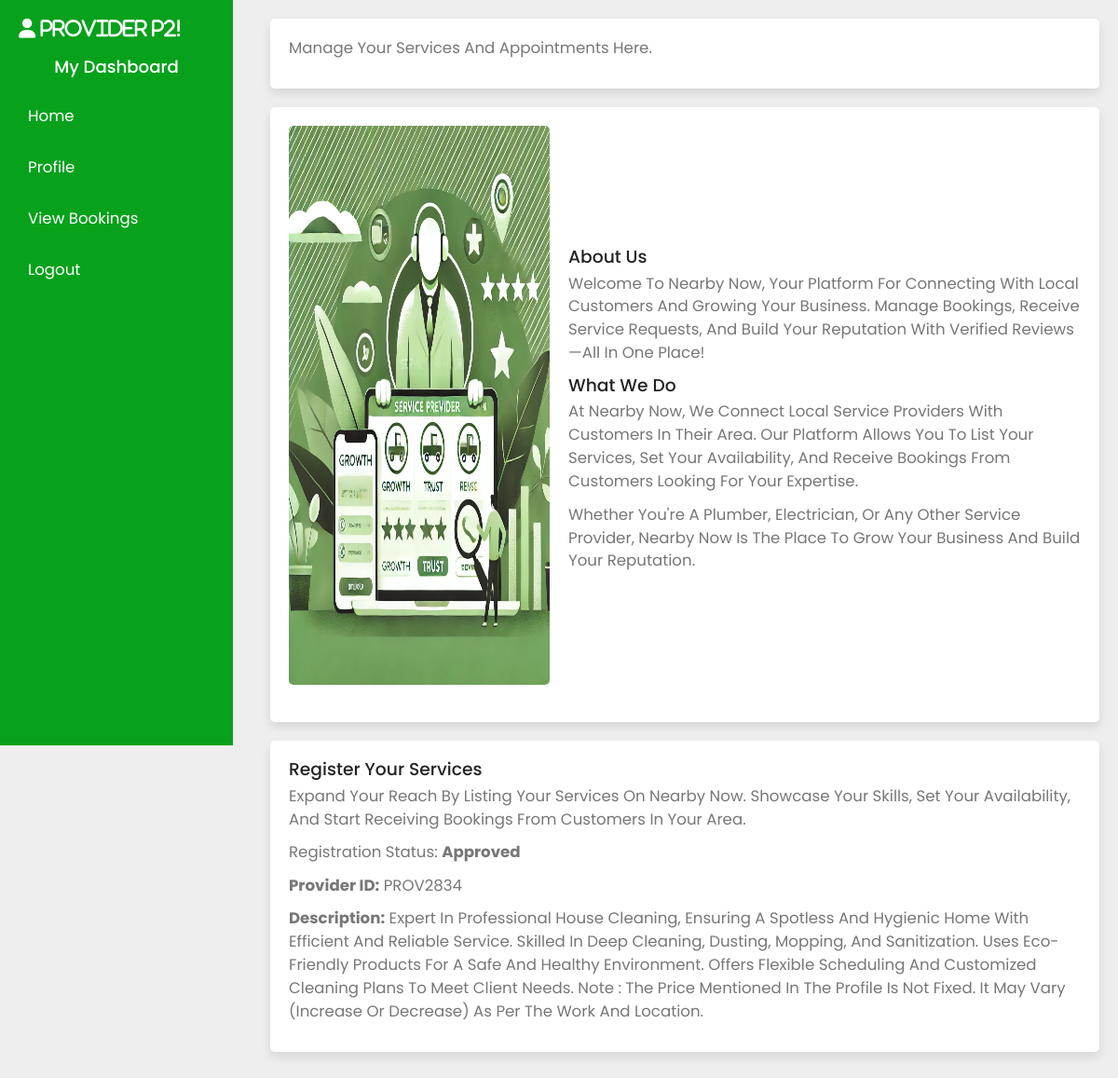
The page /provider_dashboard.php?user_id=4 (signed in) on the database its author committed.
### tables this page shows
CREATE TABLE `providers` (
  `id` int(11) NOT NULL,
  `user_id` int(11) NOT NULL,
  `provider_id` varchar(10) DEFAULT NULL,
  `provider_name` varchar(100) NOT NULL,
  `category` varchar(100) NOT NULL,
  `service_type` varchar(100) NOT NULL,
  `description` text DEFAULT NULL,
  `experience` int(11) NOT NULL,
  `price` int(11) NOT NULL,
  `state` varchar(255) NOT NULL,
  `district` varchar(255) NOT NULL,
  `location` varchar(255) NOT NULL,
  `contact` varchar(15) NOT NULL,
  `status` enum('waiting','approved','rejected') DEFAULT 'waiting',
  `created_at` timestamp NOT NULL DEFAULT current_timestamp(),
  `email` varchar(255) NOT NULL,
  `service_id` varchar(50) DEFAULT NULL
);

### provider_dashboard.php (the view, shortened to what this page needs)
<?php
include 'config.php';
$user_id = $_SESSION['user_id'];
$query = "SELECT provider_id, status, description FROM providers WHERE user_id='$user_id'";
$result = mysqli_query($conn, $query);
$provider = mysqli_fetch_assoc($result);
$status = $provider ? ucfirst($provider['status']) : 'Not Registered';
$section = isset($_GET['section']) ? $_GET['section'] : 'home';
?>
<!DOCTYPE html>
<html lang="en">
<head>
    <link href="https://cdn.jsdelivr.net/npm/bootstrap@5.3.3/dist/css/bootstrap.min.css" rel="stylesheet">
    <link rel="stylesheet" href="https://cdn.jsdelivr.net/npm/swiper@11/swiper-bundle.min.css"/>
    <link rel="stylesheet" href="https://cdnjs.cloudflare.com/ajax/libs/font-awesome/6.7.2/css/all.min.css">
    <link rel="stylesheet" href="css/dashboard_style.css">
</head>
<body>
    <div class="dashboard">
        <div class="sidebar">
            <div><h2 class="fas fa-user"> Provider <?php echo $_SESSION["username"]; ?>!</h2></div>
            <h3>My Dashboard</h3>
            <a href="provider_dashboard.php?section=home&user_id=<?php echo $user_id; ?>">Home</a>
            <a href="provider_dashboard.php?section=profile&user_id=<?php echo $user_id; ?>">Profile</a>
            <a href="provider_dashboard.php?section=view_bookings&user_id=<?echo $user_id;?>">View Bookings</a>
            <a href="logout.php">Logout</a>
        </div>
        <div class="content">
            <?php
            if ($section === 'home') {?>
                <div class="head">
                    <p>Manage your services and appointments here.</p>
                </div>
                <div class="about">
                    <div class="image">
                        <img src="images/about-img-1.webp" alt="">
                    </div>
                    <div class="about-content">
                        <h3>About Us</h3>
                        <p>Welcome to Nearby Now, your platform for connecting with local customers and growing your business. Manage bookings, receive service requests, and build your reputation with verified reviews—all in one place!</p>
                        <h3>What We Do</h3>
                        <p>At Nearby Now, we connect local service providers with customers in their area. Our platform allows you to list your services, set your availability, and receive bookings from customers looking for your expertise.</p>
                        <p>Whether you're a plumber, electrician, or any other service provider, Nearby Now is the place to grow your business and build your reputation.</p>
                    </div>
                </div>
                <div class="register">
                    <h3>Register Your Services</h3>
                    <p>Expand your reach by listing your services on Nearby Now. Showcase your skills, set your availability, and start receiving bookings from customers in your area.</p>
                    <div class="registration-status">
                        <p>Registration Status: <strong><?php echo $status; ?></strong></p>
                        <?php if ($provider && $provider['status'] == 'approved') { ?>
                            <p><strong>Provider ID:</strong> <?php echo $provider['provider_id']; ?></p>
                            <p><strong>Description:</strong> <?php echo $provider['description']; ?></p>
                        <?php } else if (!$provider) { ?>
                            <a href="provider/register.php" class="btn">Register</a>
                        <?php } else { ?>
                            <p>Your account is awaiting admin approval.</p>
                        <?php } ?>
                    </div>
                </div>
                <?php
            } elseif ($section === 'manage_service') {
                ?>
                <h1>Manage Services</h1>
                <p>Display a list of services added by the provider here.</p>
                <?php
            } else if ($section === 'edit_profile') {
                $query = "SELECT provider_name, email, contact, description FROM providers WHERE user_id='$user_id'";
                $result = mysqli_query($conn, $query);
                $provider = mysqli_fetch_assoc($result);
                $provider_name = isset($provider['provider_name']) ? htmlspecialchars($provider['provider_name']) : '';
                $email = isset($provider['email']) ? htmlspecialchars($provider['email']) : '';
                $contact = isset($provider['contact']) ? htmlspecialchars($provider['contact']) : '';
                $description = isset($provider['description']) ? htmlspecialchars($provider['description']) : '';
                if ($_SERVER["REQUEST_METHOD"] == "POST") {
                    $provider_name = $_POST['provider_name'];
                    $email = $_POST['email'];
                    $contact = $_POST['contact'];
                    $description = $_POST['description'];
                }
                ?>
                <h1>Edit Profile</h1>
                <form method="POST" action="provider_dashboard.php?section=edit_profile">
                    <label for="provider_name">Provider Name:</label>
                    <input type="text" id="provider_name" name="provider_name" value="<?php echo $provider_name; ?>" required>
                    <label for="email">Email:</label>
                    <input type="email" id="email" name="email" value="<?php echo $email; ?>" required>
                    <label for="contact">Contact:</label>
                    <input type="text" id="contact" name="contact" value="<?php echo $contact; ?>" required>
                    <label for="description">Description:</label>
                    <textarea id="description" name="description"><?php echo $description; ?></textarea>
                    <button type="submit">Update Profile</button>
                </form>
                <button onclick="window.location.href='provider_dashboard.php?section=profile&user_id=<?php echo $user_id?>'">View Profile</button>
                <?php
            }
            else {
                echo "<p>Invalid section selected.</p>";
            }
            ?>
        </div>
    </div>
</body>
</html>

### css/dashboard_style.css (style rules this page uses)
:root { --main-color:#08a11c; --black:#222; --white:#FFF; --light-black:#777; --light-white:#FFF9; --dark-bg:rgba(0,0,0,.7); --light-bg:#EEE; --border:.1rem solid var(--black); --box-shadow:0 .5rem 1rem rgba(0,0,0,.1); --text-shadow:0 1.5rem 3rem rgba(0,0,0,.3); }
* { font-family: "Poppins", sans-serif; margin: 0; padding: 0; box-sizing: border-box; outline: none; border: none; text-decoration: none; text-transform: capitalize; }
html { font-size: 65%; overflow-x: hidden; }
body { font-size: 1.6rem; font-family: Arial, sans-serif; background-color: var(--light-bg); margin: 0; padding: 0; }
.dashboard { display: flex; }
.sidebar { width: 250px; background-color: var(--main-color); color: var(--white); padding: 20px; height: 100vh; position: fixed; }
.sidebar h2 { text-align: center; margin-bottom: 20px; }
.sidebar h3 { text-align: center; margin-bottom: 20px; }
.sidebar a { display: block; color: var(--white); padding: 10px; text-decoration: none; margin-bottom: 10px; border-radius: 5px; transition: background-color 0.3s; }
.content { margin-left: 270px; padding: 20px; background-color: var(--light-bg); }
.head { background-color: var(--white); padding: 20px; border-radius: 5px; box-shadow: var(--box-shadow); margin-bottom: 20px; }
.head p { color: var(--light-black); }
.about, .register { background-color: var(--white); padding: 20px; border-radius: 5px; box-shadow: var(--box-shadow); margin-bottom: 20px; }
.about { display: flex; align-items: center; }
.about { flex: 1; }
.about .image img { max-width: 100%; width: 280px; height: 75vh; border-radius: 5px; margin-bottom: 20px; }
.about .about-content { flex: 1; padding-left: 20px; }
.about h3, .register h3 { margin-top: 0; color: var(--black); font-size: 1.8rem; }
.about p, .register p { color: var(--light-black); }

### rows shown on the page
providers: status "Approved", provider "PROV2834", description "Expert In Professional House Cleaning, Ensuring A Spotless And Hygienic Home With Efficient And Reliable Service. Skilled In Deep Cleaning, Dusting, Mopping, And Sanitization. Uses Eco-Friendly Products For A Safe And Healthy Environment. Offers Flexible Scheduling And Customized Cleaning Plans To Meet Client Needs. Note : The Price Mentioned In The Profile Is Not Fixed. It May Vary (Increase Or Decrease) As Per The Work And Location."

### other values the page prints
$_SESSION["username"] "P2"
